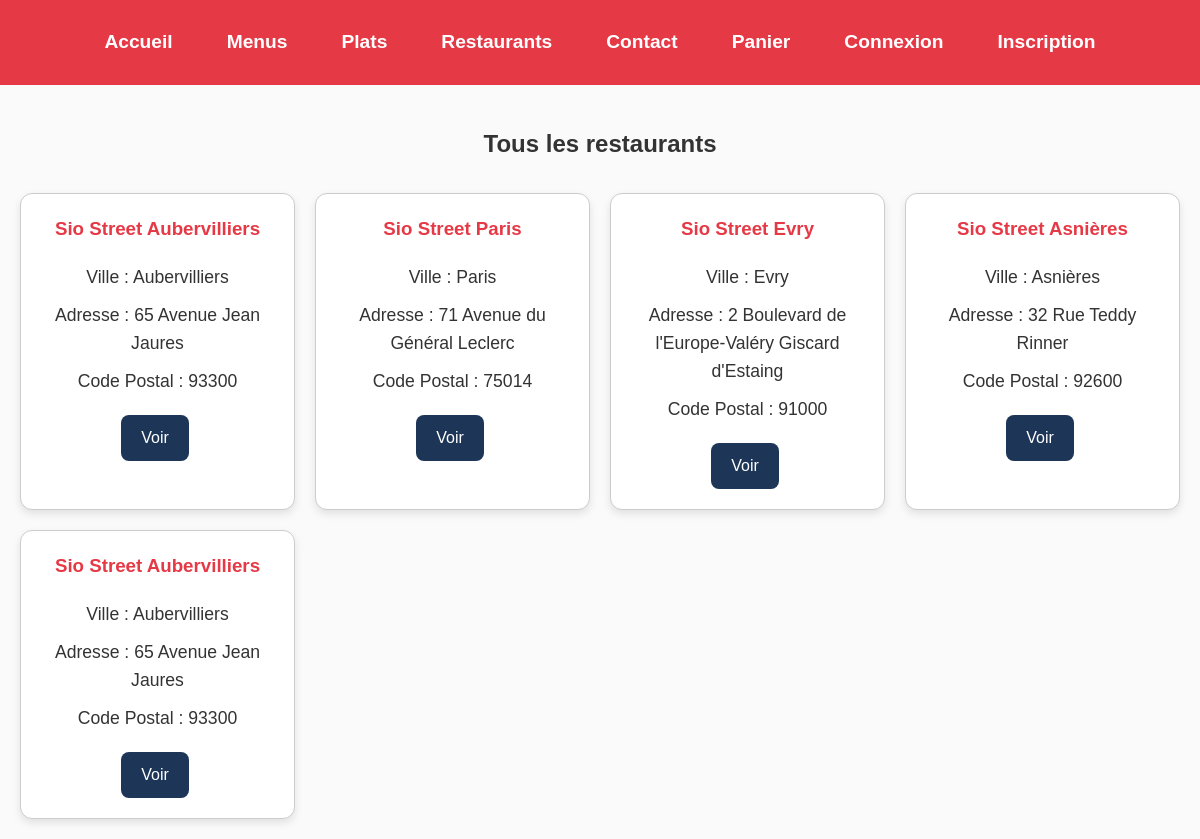
/index.php?controller=restaurant&action=index, run on the app's committed database.
### tables this page shows
CREATE TABLE `restaurant` (
  `IDRestaurant` int(11) NOT NULL,
  `NomRestaurant` varchar(50) DEFAULT NULL,
  `VilleRestaurant` varchar(50) DEFAULT NULL,
  `AdresseRestaurant` varchar(50) DEFAULT NULL,
  `CodePostaleRestaurant` int(11) DEFAULT NULL
);

### controllers/RestaurantController.php (called while the page is built, shortened)
<?php
require_once 'models/Restaurant.php';
class RestaurantController {
    public function index() {
        $restaurants = Restaurant::getAll();
        require 'views/restaurant/index.php';
    }
}
?>

### models/Restaurant.php (called while the page is built, shortened)
<?php
class Restaurant {
    private $id;
    private $nom;
    private $ville;
    private $adresse;
    private $codePostal;
    public function __construct($id, $nom, $ville, $adresse, $codePostal) {
        $this->id = $id;
        $this->nom = $nom;
        $this->ville = $ville;
        $this->adresse = $adresse;
        $this->codePostal = $codePostal;
    }
    public function getId() {
        return $this->id;
    }
    public function getNom() {
        return $this->nom;
    }
    public function getVille() {
        return $this->ville;
    }
    public function getAdresse() {
        return $this->adresse;
    }
    public function getCodePostal() {
        return $this->codePostal;
    }
    public static function getAll() {
        $db = database::getConnection();
        $stmt = $db->query("SELECT * FROM Restaurant");
        $restaurants = [];
        while ($row = $stmt->fetch(PDO::FETCH_ASSOC)) {
            $restaurants[] = new Restaurant(
                $row['IDRestaurant'],
                $row['NomRestaurant'],
                $row['VilleRestaurant'],
                $row['AdresseRestaurant'],
                $row['CodePostaleRestaurant']
            );
        }
        return $restaurants;
    }
}
?>

### views/restaurant/index.php (the view, shortened to what this page needs)
<!DOCTYPE html>
<html lang="fr">
<head>
    <link rel="stylesheet" href="/site_restaurant_mvc_v2_correct/css/restaurant.css">
</head>
<body>
    <?php
        $role = strtolower(trim((string)($_SESSION['user_role'] ?? '')));
    ?>
    <header>
        <nav>
            <a href="index.php">Accueil</a>
            <a href="index.php?controller=menu&action=index">Menus</a>
            <a href="index.php?controller=plat&action=index">Plats</a>
            <a href="index.php?controller=restaurant&action=index">Restaurants</a>
            <a href="index.php?controller=contact&action=index">Contact</a>
            <a href="index.php?controller=panier&action=index">Panier</a>
            <?php if (isset($_SESSION['user_id'])): ?>
                <span class="auth-state">Connecté<?php if ($role !== ''): ?> (<?php echo htmlspecialchars($role); ?>)<?php endif; ?></span>
                <a class="logout-link" href="index.php?controller=user&action=logout">Déconnexion</a>
                <a class="account-link" href="index.php?controller=user&action=profile" title="Mon compte" aria-label="Mon compte">
                    <svg viewBox="0 0 24 24" aria-hidden="true" focusable="false">
                        <path d="M12 12c2.761 0 5-2.239 5-5s-2.239-5-5-5-5 2.239-5 5 2.239 5 5 5zm0 2c-4.418 0-8 2.239-8 5v1h16v-1c0-2.761-3.582-5-8-5z"></path>
                    </svg>
                </a>
            <?php else: ?>
                <a href="index.php?controller=user&action=login">Connexion</a>
                <a href="index.php?controller=user&action=register">Inscription</a>
            <?php endif; ?>
        </nav>
    </header>
    <main>
        <h2>Tous les restaurants</h2>
        <div class="restaurants">
            <?php foreach ($restaurants as $restaurant): ?>
                <div class="card">
                    <h3><?php echo htmlspecialchars($restaurant->getNom()); ?></h3>
                    <p>Ville : <?php echo htmlspecialchars($restaurant->getVille()); ?></p>
                    <p>Adresse : <?php echo htmlspecialchars($restaurant->getAdresse()); ?></p>
                    <p>Code Postal : <?php echo htmlspecialchars($restaurant->getCodePostal()); ?></p>
                    <div class="actions">
                        <a href="index.php?controller=restaurant&action=show&id=<?php echo $restaurant->getId(); ?>" class="btn">Voir</a>
                    </div>
                </div>
            <?php endforeach; ?>
        </div>
    </main>
</body>
</html>

### css/restaurant.css (style rules this page uses)
body { font-family: 'Arial', sans-serif; margin: 0; padding: 0; background-color: #fafafa; color: #333; line-height: 1.6; }
header { background-color: #e63946; color: white; padding: 15px 0; }
header nav { display: flex; justify-content: center; gap: 20px; }
header nav a { text-decoration: none; color: white; font-weight: bold; padding: 10px 20px; border-radius: 8px; transition: background-color 0.3s ease; font-size: 1.2em; border: 2px solid transparent; }
main { padding: 20px; max-width: 1200px; margin: auto; }
h2 { text-align: center; margin-bottom: 30px; }
.restaurants { display: grid; grid-template-columns: repeat(auto-fill, minmax(250px, 1fr)); gap: 20px; }
.card { background-color: white; border: 1px solid #ccc; border-radius: 12px; padding: 20px; text-align: center; box-shadow: 0 4px 8px rgba(0,0,0,0.1); transition: transform 0.2s; overflow: hidden; }
.card h3 { margin-top: 0; color: #e63946; }
.card p { font-size: 1.1em; margin: 10px 0; }
.btn { display: inline-block; margin: 5px 5px 0 0; padding: 10px 20px; background-color: #1d3557; color: white; text-decoration: none; border: none; border-radius: 8px; font-size: 1em; cursor: pointer; transition: background-color 0.3s ease; }
.actions { margin-top: 15px; }

### views/restaurant/index.php (style rules this page uses)
html, body { margin: 0; padding: 0; }
header { margin: 0; }
header nav { display: flex; align-items: center; gap: 10px; }

### data on the page
restaurant: NomRestaurant "Sio Street Aubervilliers", VilleRestaurant "Aubervilliers", AdresseRestaurant "65 Avenue Jean Jaures", CodePostaleRestaurant "93300"
restaurant: NomRestaurant "Sio Street Paris", VilleRestaurant "Paris", AdresseRestaurant "71 Avenue du Général Leclerc", CodePostaleRestaurant "75014"
restaurant: NomRestaurant "Sio Street Evry", VilleRestaurant "Evry", AdresseRestaurant "2 Boulevard de l'Europe-Valéry Giscard d'Estaing", CodePostaleRestaurant "91000"
restaurant: NomRestaurant "Sio Street Asnières", VilleRestaurant "Asnières", AdresseRestaurant "32 Rue Teddy Rinner", CodePostaleRestaurant "92600"
restaurant: NomRestaurant "Sio Street Aubervilliers", VilleRestaurant "Aubervilliers", AdresseRestaurant "65 Avenue Jean Jaures", CodePostaleRestaurant "93300"
